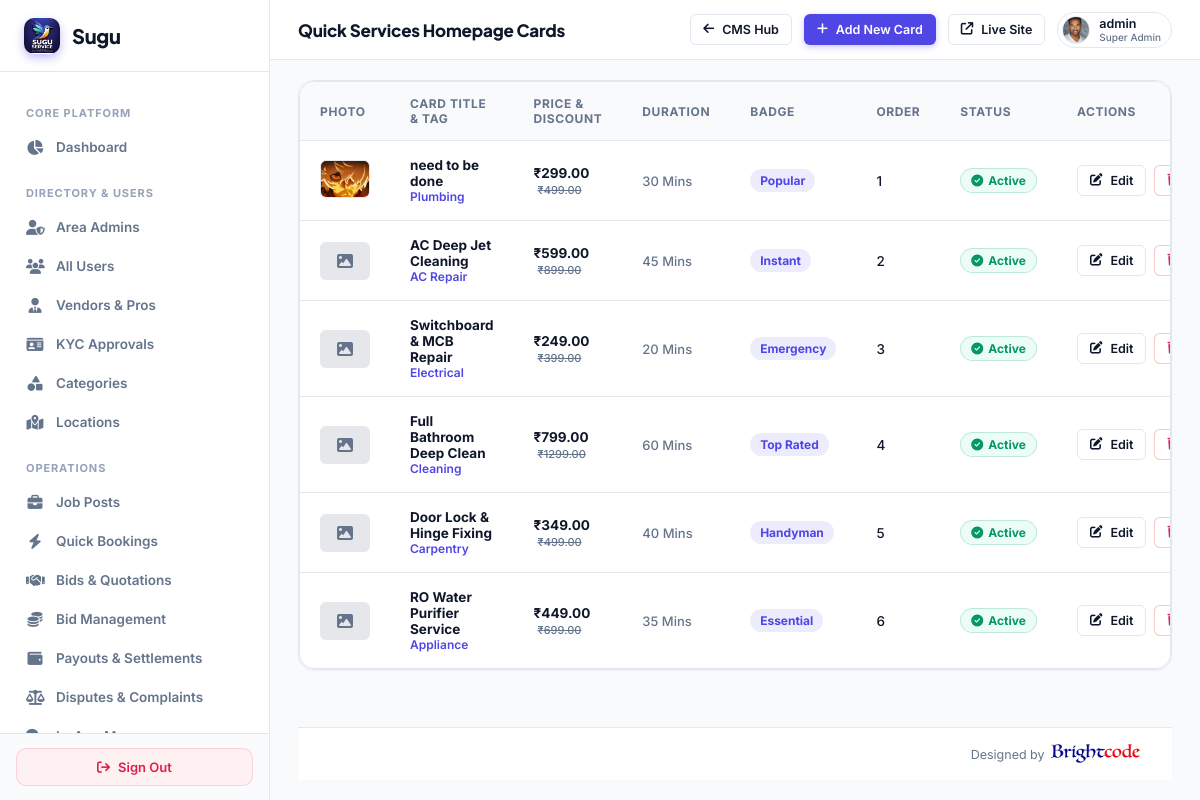
Page /super-admin/landing/quick-services/ (signed in) on the committed database.
### myapp/models.py (models this page shows, shortened)
class CustomUser(AbstractUser):
    ROLE_CHOICES = (
        ('ADMIN', 'Admin'),
        ('VENDOR', 'Vendor'),
        ('USER', 'User'),
    )
    role = models.CharField(max_length=20, choices=ROLE_CHOICES, default='USER')
    assigned_state = models.CharField(max_length=100, blank=True, null=True, help_text="Assigned State/Territory for Area Admin")
    assigned_city = models.CharField(max_length=100, blank=True, null=True, help_text="Assigned City (optional) for Area Admin")

class UserProfile(models.Model):
    user = models.OneToOneField(CustomUser, on_delete=models.CASCADE, related_name='user_profile')
    phone_number = models.CharField(max_length=20, blank=True, null=True)
    city = models.CharField(max_length=100, blank=True, null=True)
    state = models.CharField(max_length=100, blank=True, null=True)
    profile_image = models.ImageField(upload_to='user_profiles/', null=True, blank=True)

class QuickServiceCard(models.Model):
    title = models.CharField(max_length=255)
    subtitle = models.CharField(max_length=255, blank=True, null=True)
    image = models.ImageField(upload_to='cms/quick_services/', null=True, blank=True)
    price = models.DecimalField(max_digits=10, decimal_places=2, default=299.00)
    discount_price = models.DecimalField(max_digits=10, decimal_places=2, null=True, blank=True)
    duration = models.CharField(max_length=100, default='45 Mins')
    category_tag = models.CharField(max_length=100, default='Plumbing')
    badge_text = models.CharField(max_length=100, default='Instant', blank=True, null=True)
    order = models.IntegerField(default=0)
    is_active = models.BooleanField(default=True)
    created_at = models.DateTimeField(default=timezone.now)
    class Meta:
        ordering = ['order', '-created_at']

### myapp/super_admin_views.py (the view)
# urls.py: path('super-admin/landing/quick-services/', super_admin_views.super_admin_landing_quick_services, name='super_admin_landing_quick_services'),
@sa_required
def super_admin_landing_quick_services(request):
    cards_qs = QuickServiceCard.objects.all().order_by('order', '-created_at')
    paginator = Paginator(cards_qs, 10)
    page_num = request.GET.get('page', 1)
    try:
        cards = paginator.page(page_num)
    except (EmptyPage, PageNotAnInteger):
        cards = paginator.page(1)
    page_range = paginator.get_elided_page_range(cards.number, on_each_side=2, on_ends=1)
    return render(request, 'superadmin/cms_quick_services.html', {'cards': cards, 'page_range': page_range})

### myapp/super_admin_views.py (called while the page is built)
def sa_required(view_func):
    from functools import wraps
    @wraps(view_func)
    def wrapper(request, *args, **kwargs):
        if not request.user.is_authenticated or not request.user.is_superuser:
            return redirect(f'{LOGIN_URL}?next={request.path}')
        return view_func(request, *args, **kwargs)
    return wrapper

### templates/superadmin/cms_quick_services.html (shortened to what this page needs)
{% extends 'superadmin/base.html' %}
{% block header_title %}Quick Services Homepage Cards{% endblock %}
{% block header_actions %}
<a href="{% url 'super_admin_landing_overview' %}" class="btn btn-outline btn-sm">
  <i class="fa-solid fa-arrow-left"></i>
  <span>CMS Hub</span>
</a>
<a href="{% url 'super_admin_landing_quick_service_create' %}" class="btn btn-primary btn-sm">
  <i class="fa-solid fa-plus"></i>
  <span>Add New Card</span>
</a>
{% endblock %}
{% block content %}
<div class="card" style="padding: 0; overflow: hidden;">
  <div class="table-container">
    <table>
      <thead>
        <tr>
          <th style="width: 70px;">Photo</th>
          <th>Card Title & Tag</th>
          <th>Price & Discount</th>
          <th>Duration</th>
          <th>Badge</th>
          <th>Order</th>
          <th>Status</th>
          <th>Actions</th>
        </tr>
      </thead>
      <tbody>
        {% for card in cards %}
        <tr>
          <td>
            {% if card.image %}
              <img src="{{ card.image.url }}" alt="{{ card.title }}" style="width: 50px; height: 38px; object-fit: cover; border-radius: 6px; border: 1px solid var(--border);">
            {% else %}
              <div style="width: 50px; height: 38px; background: #e5e7eb; border-radius: 6px; display: flex; align-items: center; justify-content: center; font-size: 16px; color: var(--text-muted);">
                <i class="fa-solid fa-image"></i>
              </div>
            {% endif %}
          </td>
          <td>
            <strong>{{ card.title }}</strong>
            <div style="font-size: 12px; color: var(--accent); font-weight: 600;">{{ card.category_tag }}</div>
          </td>
          <td>
            <strong style="color: var(--text-main);">₹{{ card.price }}</strong>
            {% if card.discount_price %}
              <span style="font-size: 11px; text-decoration: line-through; color: var(--text-muted); margin-left: 4px;">₹{{ card.discount_price }}</span>
            {% endif %}
          </td>
          <td style="color: var(--text-muted); font-size: 13px;">{{ card.duration }}</td>
          <td>
            {% if card.badge_text %}
              <span class="badge" style="background: rgba(79,70,229,0.1); color: var(--accent);">{{ card.badge_text }}</span>
            {% else %}
              <span style="color: var(--text-muted); font-size: 12px;">-</span>
            {% endif %}
          </td>
          <td>{{ card.order }}</td>
          <td>
            <a href="{% url 'super_admin_landing_quick_service_toggle' card.id %}" style="text-decoration: none;">
              <span class="badge {% if card.is_active %}active{% else %}inactive{% endif %}">
                {% if card.is_active %}<i class="fa-solid fa-circle-check"></i> Active{% else %}<i class="fa-solid fa-circle-xmark"></i> Inactive{% endif %}
              </span>
            </a>
          </td>
          <td>
            <div style="display: flex; gap: 8px;">
              <a href="{% url 'super_admin_landing_quick_service_edit' card.id %}" class="btn btn-outline btn-sm">
                <i class="fa-solid fa-pen-to-square"></i> Edit
              </a>
              <a href="{% url 'super_admin_landing_quick_service_delete' card.id %}" class="btn btn-outline btn-sm" style="border-color: rgba(239,68,68,0.3); color: var(--danger);" onclick="return confirm('Delete this card permanently?');">
                <i class="fa-solid fa-trash"></i>
              </a>
            </div>
          </td>
        </tr>
        {% endfor %}
      </tbody>
    </table>
  </div>
</div>
{% endblock %}

### templates/superadmin/base.html (shortened to what this page needs)
{% load static %}
<!DOCTYPE html>
<html lang="en">
<head>
  <link rel="stylesheet" href="https://cdnjs.cloudflare.com/ajax/libs/font-awesome/6.5.2/css/all.min.css">
</head>
<body>
  <aside class="sidebar">
    <a href="{% url 'super_admin_dashboard' %}" class="sidebar-brand">
      <div class="sidebar-brand-icon" style="background:transparent;padding:0;overflow:hidden;display:flex;align-items:center;justify-content:center;">
        <img src="{% static 'images/logo.png' %}" alt="Sugu" style="height:36px;width:auto;object-fit:contain;">
      </div>
      <span>Sugu</span>
    </a>
    <div class="sidebar-nav">
      <div class="nav-section">Core Platform</div>
      <a href="{% url 'super_admin_dashboard' %}" class="nav-item {% if request.path == '/super-admin/' %}active{% endif %}">
        <i class="fa-solid fa-chart-pie"></i>
        <span>Dashboard</span>
      </a>
      <div class="nav-section">Directory & Users</div>
      <a href="{% url 'super_admin_area_admins' %}" class="nav-item {% if 'area-admins' in request.path %}active{% endif %}">
        <i class="fa-solid fa-user-shield"></i>
        <span>Area Admins</span>
      </a>
      <a href="{% url 'super_admin_users' %}" class="nav-item {% if 'users' in request.path and 'area-admins' not in request.path and 'landing' not in request.path %}active{% endif %}">
        <i class="fa-solid fa-users"></i>
        <span>All Users</span>
      </a>
      <a href="{% url 'super_admin_vendors' %}" class="nav-item {% if 'vendors' in request.path %}active{% endif %}">
        <i class="fa-solid fa-user-tie"></i>
        <span>Vendors & Pros</span>
      </a>
      <a href="{% url 'super_admin_kyc' %}" class="nav-item {% if 'kyc' in request.path %}active{% endif %}">
        <i class="fa-solid fa-id-card"></i>
        <span>KYC Approvals</span>
      </a>
      <a href="{% url 'super_admin_categories' %}" class="nav-item {% if '/categories/' in request.path %}active{% endif %}">
        <i class="fa-solid fa-shapes"></i>
        <span>Categories</span>
      </a>
      <a href="{% url 'super_admin_locations' %}" class="nav-item {% if '/locations/' in request.path %}active{% endif %}">
        <i class="fa-solid fa-map-location-dot"></i>
        <span>Locations</span>
      </a>
      <div class="nav-section">Operations</div>
      <a href="{% url 'super_admin_jobs' %}" class="nav-item {% if 'jobs' in request.path and 'landing' not in request.path %}active{% endif %}">
        <i class="fa-solid fa-briefcase"></i>
        <span>Job Posts</span>
      </a>
      <a href="{% url 'super_admin_quick_services' %}" class="nav-item {% if '/super-admin/quick-services' in request.path and 'landing' not in request.path %}active{% endif %}">
        <i class="fa-solid fa-bolt"></i>
        <span>Quick Bookings</span>
      </a>
      <a href="{% url 'super_admin_bids' %}" class="nav-item {% if 'bids' in request.path and 'landing' not in request.path %}active{% endif %}">
        <i class="fa-solid fa-handshake"></i>
        <span>Bids & Quotations</span>
      </a>
      <a href="{% url 'super_admin_bid_plans' %}" class="nav-item {% if 'bid-plans' in request.path or 'subscriptions' in request.path %}active{% endif %}">
        <i class="fa-solid fa-coins"></i>
        <span>Bid Management</span>
      </a>
      <a href="{% url 'super_admin_payouts' %}" class="nav-item {% if 'payouts' in request.path %}active{% endif %}">
        <i class="fa-solid fa-wallet"></i>
        <span>Payouts &amp; Settlements</span>
      </a>
      <a href="{% url 'super_admin_disputes' %}" class="nav-item {% if 'disputes' in request.path %}active{% endif %}">
        <i class="fa-solid fa-scale-balanced"></i>
        <span>Disputes &amp; Complaints</span>
      </a>
      <a href="{% url 'super_admin_messages' %}" class="nav-item {% if 'messages' in request.path %}active{% endif %}">
        <i class="fa-solid fa-comments"></i>
        <span>In-App Messages</span>
      </a>
    </div>
    <div class="sidebar-footer">
      <a href="{% url 'logout' %}" class="btn-logout">
        <i class="fa-solid fa-arrow-right-from-bracket"></i>
        <span>Sign Out</span>
      </a>
    </div>
  </aside>
  <main class="main-area">
    <header class="header">
      <div class="header-title">
        {% block header_title %}Control Center{% endblock %}
      </div>
      <div class="header-actions">
        {% block header_actions %}{% endblock %}
        <a href="/" target="_blank" class="btn btn-outline btn-sm" title="Preview Public Site">
          <i class="fa-solid fa-arrow-up-right-from-square"></i>
          <span>Live Site</span>
        </a>
        <div class="admin-profile" style="display: flex; align-items: center; gap: 9px; padding: 3px 10px 3px 4px; background: #ffffff; border-radius: 20px; border: 1px solid #e2e8f0;">
          {% if request.user.user_profile.profile_image %}
            <img src="{{ request.user.user_profile.profile_image.url }}" alt="{{ request.user.username }}" style="width: 28px; height: 28px; border-radius: 50%; object-fit: cover; border: 1px solid #e2e8f0; flex-shrink: 0;">
          {% else %}
            <div class="avatar" style="width: 28px; height: 28px; font-size: 12px; background: #f1f5f9; color: #475569; border: 1px solid #e2e8f0;">
              {{ request.user.username|slice:":1"|upper }}
            </div>
          {% endif %}
          <div style="font-size: 12.5px; font-weight: 600; color: #0f172a; line-height: 1.2;">
            {{ request.user.username }}
            <span style="display: block; font-size: 10px; color: #64748b; font-weight: 500;">Super Admin</span>
          </div>
        </div>
      </div>
    </header>
    <div class="content-wrapper" style="display:flex; flex-direction:column; min-height:calc(100vh - 64px);">
      <div class="content-container" style="flex:1;">
        {% block content %}{% endblock %}
      </div>
      <footer class="superadmin-footer" style="padding:16px 32px; background:#ffffff; border-top:1px solid #e2e8f0; display:flex; justify-content:flex-end; align-items:center; font-size:12.5px; color:#64748b; margin-top:auto;">
        <div style="display:flex; align-items:center; gap:6px;">
          <span>Designed by</span>
          <a href="https://www.brightcodess.com/" target="_blank" rel="noopener noreferrer" style="display:inline-flex; align-items:center; text-decoration:none;">
            <img src="/static/assets/images/brightcode.png" alt="Brightcode" style="height:20px; vertical-align:middle; display:inline-block;" onerror="this.style.display='none'; this.nextElementSibling.style.display='inline';"><span style="display:none; color:#007bff; font-weight:600;">Brightcode</span>
          </a>
        </div>
      </footer>
    </div>
  </main>
</body>
</html>

### rows in the picture
CustomUser: user.user_profile.profile_image (picture), user.username "admin"
QuickServiceCard: image (picture), title "need to be done", category_tag "Plumbing", price "299.00", discount_price "499.00", duration "30 Mins", badge_text "Popular", order "1", is_active True (drawn)
QuickServiceCard: title "AC Deep Jet Cleaning", category_tag "AC Repair", price "599.00", discount_price "899.00", duration "45 Mins", badge_text "Instant", order "2", is_active True (drawn)
QuickServiceCard: title "Switchboard & MCB Repair", category_tag "Electrical", price "249.00", discount_price "399.00", duration "20 Mins", badge_text "Emergency", order "3", is_active True (drawn)
QuickServiceCard: title "Full Bathroom Deep Clean", category_tag "Cleaning", price "799.00", discount_price "1299.00", duration "60 Mins", badge_text "Top Rated", order "4", is_active True (drawn)
QuickServiceCard: title "Door Lock & Hinge Fixing", category_tag "Carpentry", price "349.00", discount_price "499.00", duration "40 Mins", badge_text "Handyman", order "5", is_active True (drawn)
QuickServiceCard: title "RO Water Purifier Service", category_tag "Appliance", price "449.00", discount_price "699.00", duration "35 Mins", badge_text "Essential", order "6", is_active True (drawn)
